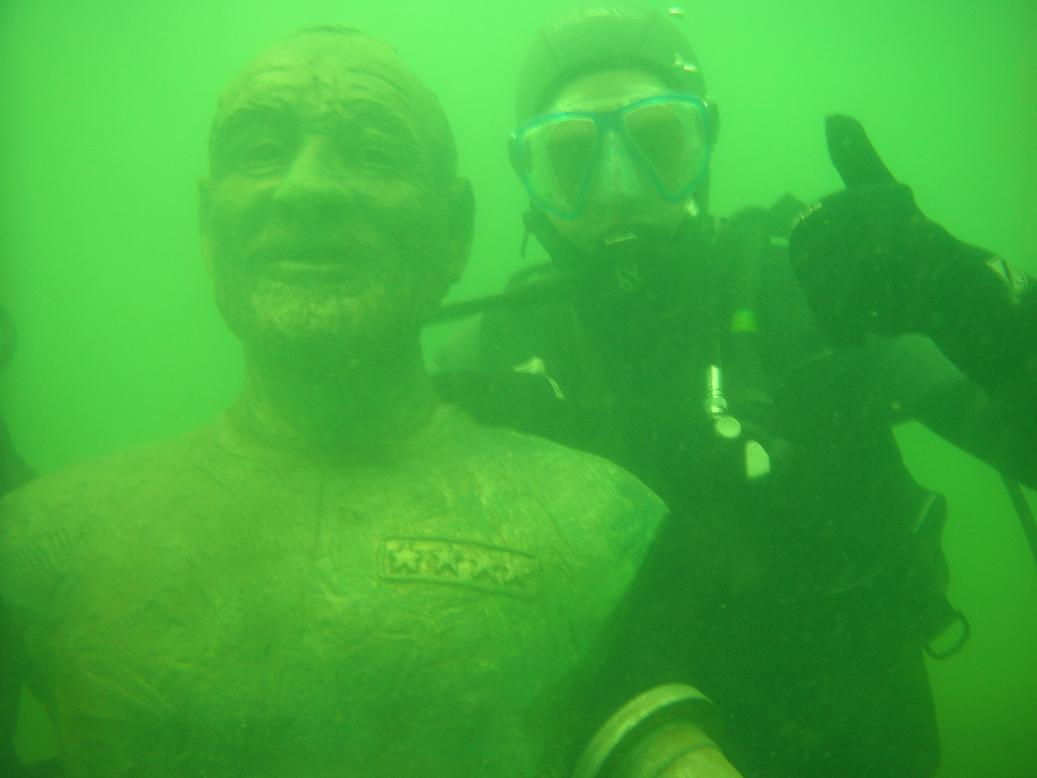
%> input picture test13.jpg, 1037 x 778 px
$ octave main.m   (GNU Octave 9; MATLAB toolbox functions it lacks are replaced by stand-ins)
%> lines starting %> are read from the running program, lines starting %| are printed output that depends on the picture


close all;
clear all;
clc;


rgbImage=double(imread('test13.jpg'))/255;

grayImage = rgb2gray(rgbImage);
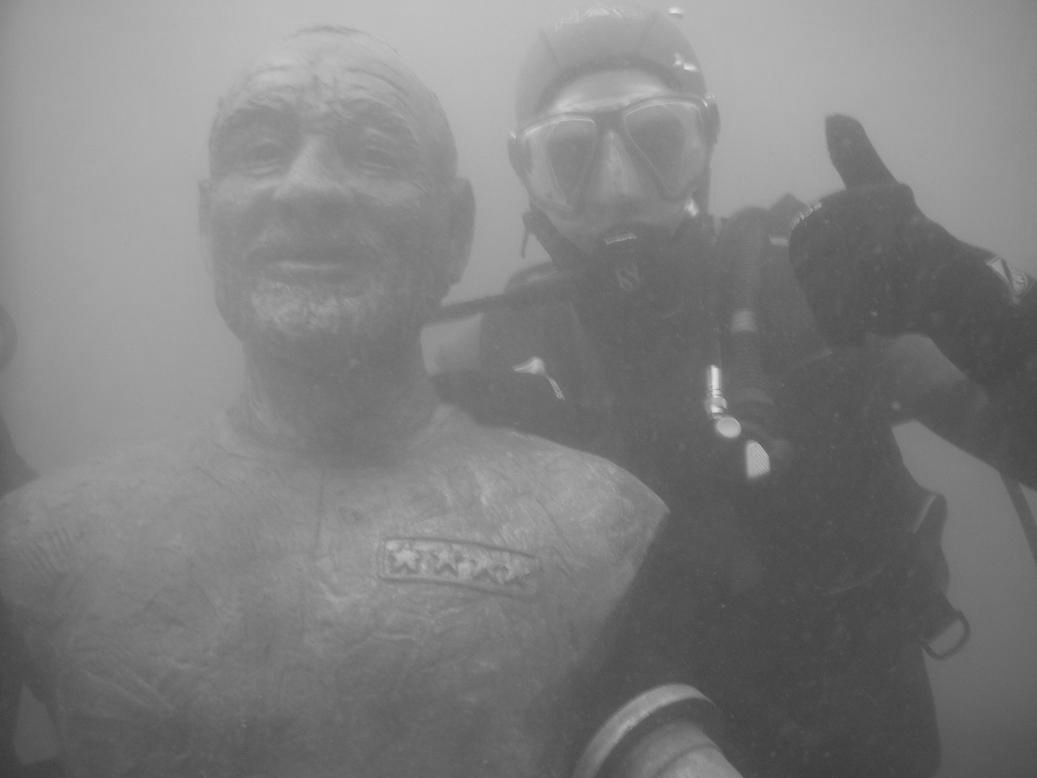
%> grayImage: size 778x1037 double; min 0.229, max 0.884, mean 0.498

Ir = rgbImage(:,:,1);
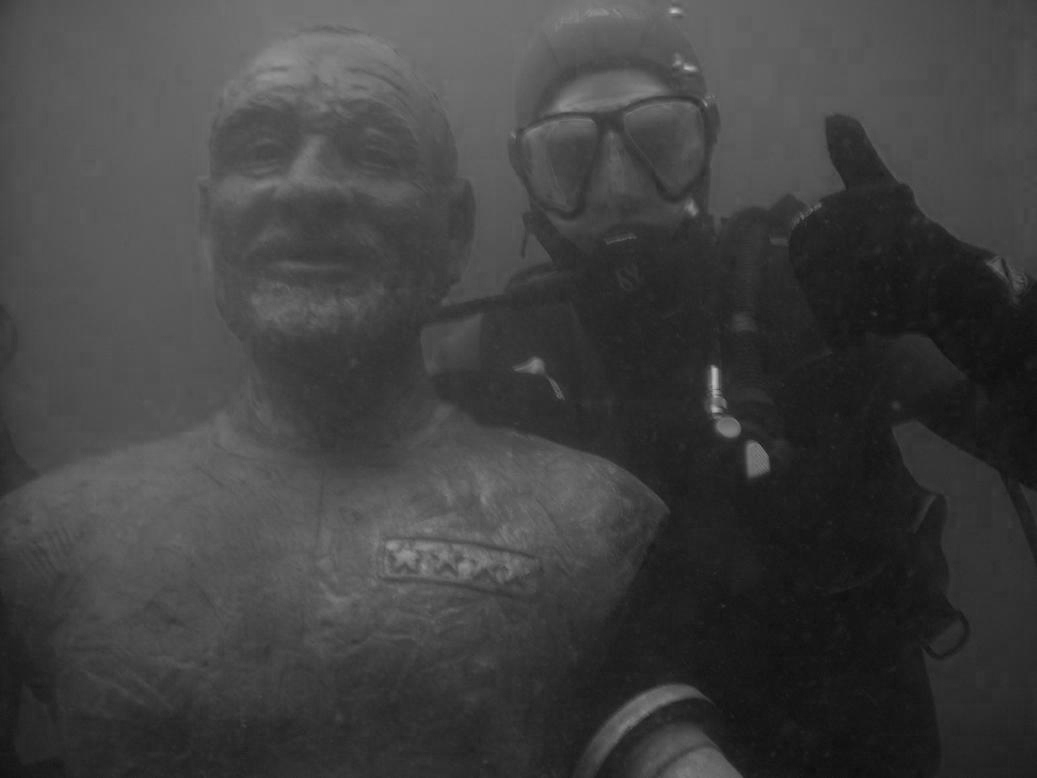
%> Ir: size 778x1037 double; min 0.0549, max 0.753, mean 0.255
Ig = rgbImage(:,:,2);
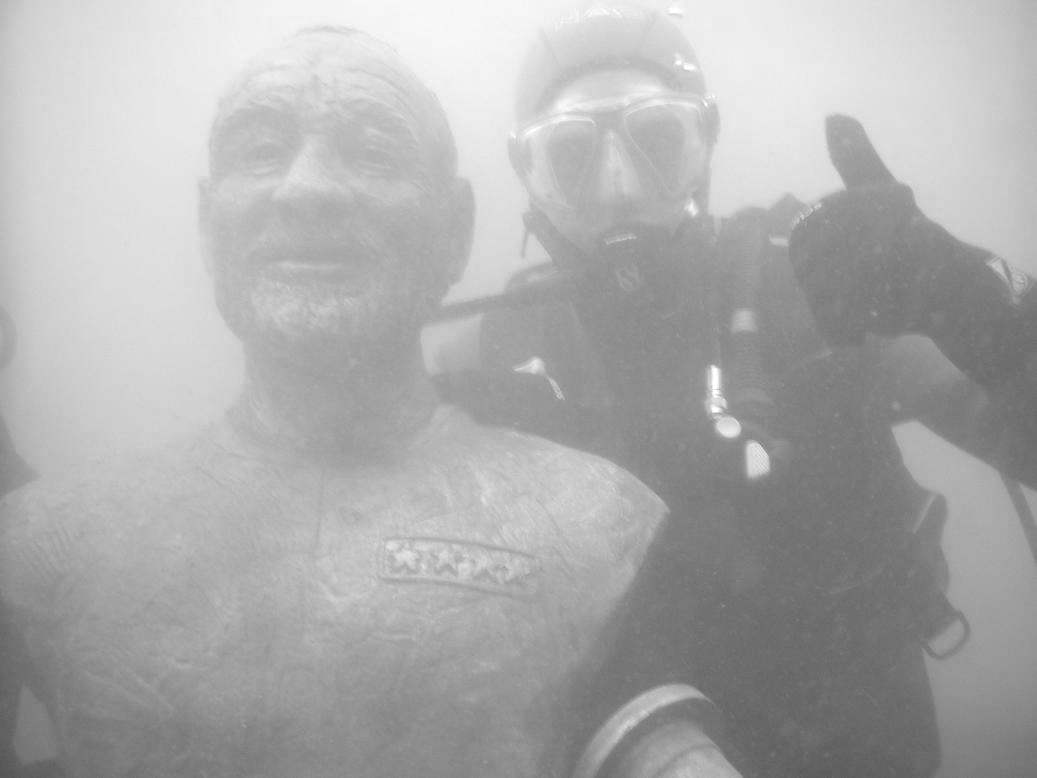
%> Ig: size 778x1037 double; min 0.337, max 1, mean 0.675
Ib = rgbImage(:,:,3);
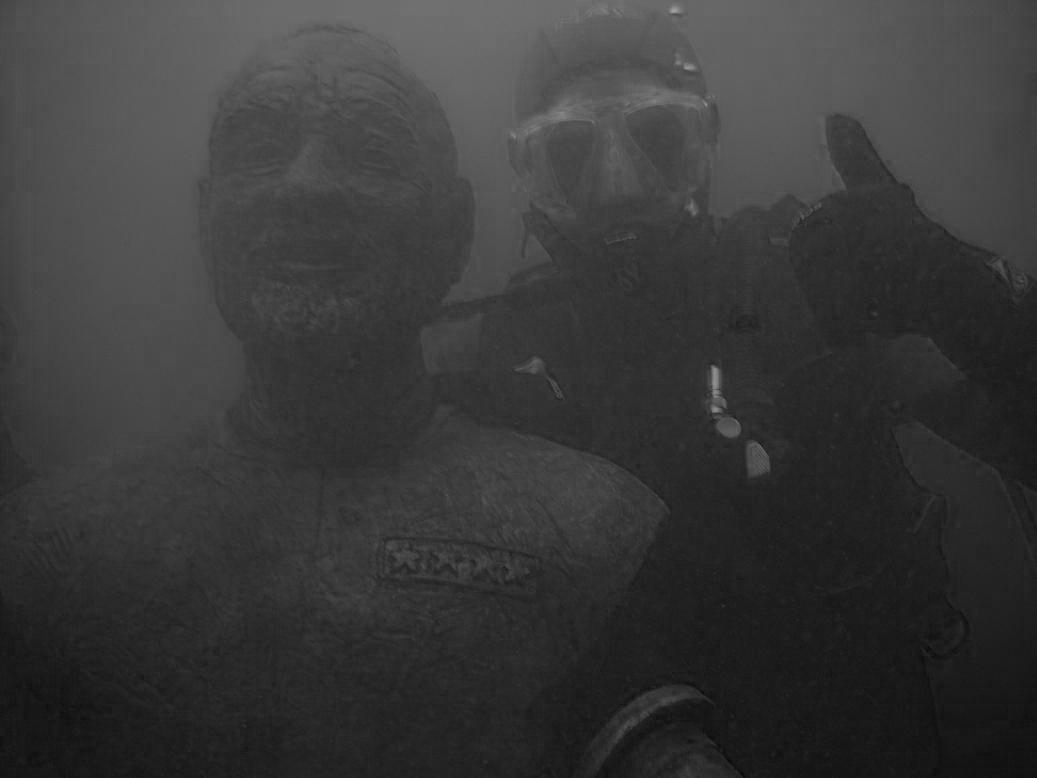
%> Ib: size 778x1037 double; min 0.0275, max 0.631, mean 0.224

Ir_mean = mean(Ir, 'all');
%> Ir_mean = 0.255
Ig_mean = mean(Ig, 'all');
%> Ig_mean = 0.675
Ib_mean = mean(Ib, 'all');
%> Ib_mean = 0.224

%% Color compensation
alpha = 0.1;
Irc = Ir + alpha*(Ig_mean - Ir_mean);
alpha = 0; % 0 does not compensates blue channel.

Ibc = Ib + alpha*(Ig_mean - Ib_mean);

%% White Balance

I = cat(3, Irc, Ig, Ibc);
I_lin = rgb2lin(I);
%> I_lin: size 778x1037x3 double; mean of channels 1, 2, 3 0.0822, 0.444, 0.0479
percentiles = 5;
%> (the run ends here)
